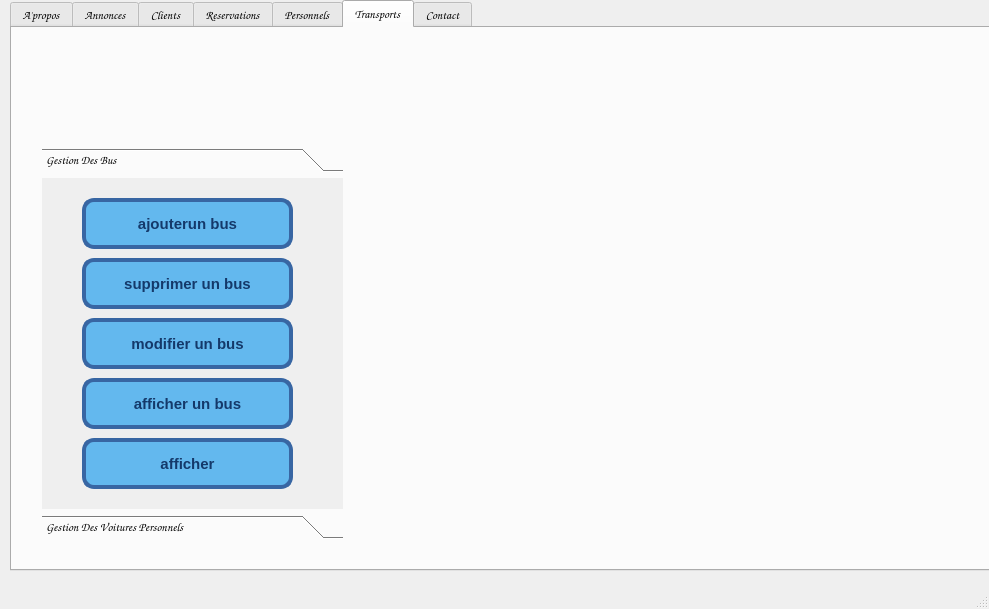
<?xml version="1.0" encoding="UTF-8"?>
<ui version="4.0">
 <class>MainWindow</class>
 <widget class="QMainWindow" name="MainWindow">
  <property name="geometry">
   <rect>
    <x>0</x>
    <y>0</y>
    <width>989</width>
    <height>609</height>
   </rect>
  </property>
  <property name="windowTitle">
   <string>MainWindow</string>
  </property>
  <widget class="QWidget" name="centralwidget">
   <widget class="QLabel" name="label">
    <property name="geometry">
     <rect>
      <x>30</x>
      <y>20</y>
      <width>911</width>
      <height>521</height>
     </rect>
    </property>
    <property name="text">
     <string/>
    </property>
   </widget>
   <widget class="QTabWidget" name="tabWidget">
    <property name="geometry">
     <rect>
      <x>10</x>
      <y>0</y>
      <width>991</width>
      <height>571</height>
     </rect>
    </property>
    <property name="font">
     <font>
      <family>Comic Sans MS</family>
      <pointsize>9</pointsize>
     </font>
    </property>
    <property name="currentIndex">
     <number>5</number>
    </property>
    <widget class="QWidget" name="tabl">
     <attribute name="title">
      <string>A'propos</string>
     </attribute>
    </widget>
    <widget class="QWidget" name="tab_7">
     <attribute name="title">
      <string>Annonces</string>
     </attribute>
    </widget>
    <widget class="QWidget" name="tab_3">
     <attribute name="title">
      <string>Clients</string>
     </attribute>
    </widget>
    <widget class="QWidget" name="tab_4">
     <attribute name="title">
      <string>Reservations</string>
     </attribute>
    </widget>
    <widget class="QWidget" name="tab_5">
     <attribute name="title">
      <string>Personnels</string>
     </attribute>
    </widget>
    <widget class="QWidget" name="tab_2">
     <attribute name="title">
      <string>Transports</string>
     </attribute>
     <widget class="QLabel" name="label_2">
      <property name="geometry">
       <rect>
        <x>0</x>
        <y>0</y>
        <width>991</width>
        <height>561</height>
       </rect>
      </property>
      <property name="text">
       <string/>
      </property>
      <property name="pixmap">
       <pixmap>../voyage-maroc11.jpg</pixmap>
      </property>
     </widget>
     <widget class="QToolBox" name="toolBox">
      <property name="geometry">
       <rect>
        <x>30</x>
        <y>120</y>
        <width>301</width>
        <height>391</height>
       </rect>
      </property>
      <property name="currentIndex">
       <number>0</number>
      </property>
      <widget class="QWidget" name="page">
       <property name="geometry">
        <rect>
         <x>0</x>
         <y>0</y>
         <width>301</width>
         <height>321</height>
        </rect>
       </property>
       <attribute name="label">
        <string>Gestion Des Bus</string>
       </attribute>
       <widget class="QPushButton" name="pushButton">
        <property name="geometry">
         <rect>
          <x>40</x>
          <y>20</y>
          <width>211</width>
          <height>51</height>
         </rect>
        </property>
        <property name="styleSheet">
         <string notr="true">box-shadow:inset -19px 22px 18px -9px #bee2f9;
	background:linear-gradient(to bottom, #63b8ee 5%, #468ccf 100%);
	background-color:#63b8ee;
	border-radius:12px;
	border:4px solid #3866a3;
	display:inline-block;
	cursor:pointer;
	color:#14396a;
	font-family:Arial;
	font-size:15px;
	font-weight:bold;
	padding:10px 25px;
	text-decoration:none;
	text-shadow:0px 1px 0px #7cacde;</string>
        </property>
        <property name="text">
         <string>ajouterun bus</string>
        </property>
       </widget>
       <widget class="QPushButton" name="pushButton_2">
        <property name="geometry">
         <rect>
          <x>40</x>
          <y>80</y>
          <width>211</width>
          <height>51</height>
         </rect>
        </property>
        <property name="styleSheet">
         <string notr="true">box-shadow:inset -19px 22px 18px -9px #bee2f9;
	background:linear-gradient(to bottom, #63b8ee 5%, #468ccf 100%);
	background-color:#63b8ee;
	border-radius:12px;
	border:4px solid #3866a3;
	display:inline-block;
	cursor:pointer;
	color:#14396a;
	font-family:Arial;
	font-size:15px;
	font-weight:bold;
	padding:10px 25px;
	text-decoration:none;
	text-shadow:0px 1px 0px #7cacde;</string>
        </property>
        <property name="text">
         <string>supprimer un bus</string>
        </property>
       </widget>
       <widget class="QPushButton" name="pushButton_3">
        <property name="geometry">
         <rect>
          <x>40</x>
          <y>140</y>
          <width>211</width>
          <height>51</height>
         </rect>
        </property>
        <property name="styleSheet">
         <string notr="true">box-shadow:inset -19px 22px 18px -9px #bee2f9;
	background:linear-gradient(to bottom, #63b8ee 5%, #468ccf 100%);
	background-color:#63b8ee;
	border-radius:12px;
	border:4px solid #3866a3;
	display:inline-block;
	cursor:pointer;
	color:#14396a;
	font-family:Arial;
	font-size:15px;
	font-weight:bold;
	padding:10px 25px;
	text-decoration:none;
	text-shadow:0px 1px 0px #7cacde;</string>
        </property>
        <property name="text">
         <string>modifier un bus</string>
        </property>
       </widget>
       <widget class="QPushButton" name="pushButton_4">
        <property name="geometry">
         <rect>
          <x>40</x>
          <y>200</y>
          <width>211</width>
          <height>51</height>
         </rect>
        </property>
        <property name="styleSheet">
         <string notr="true">box-shadow:inset -19px 22px 18px -9px #bee2f9;
	background:linear-gradient(to bottom, #63b8ee 5%, #468ccf 100%);
	background-color:#63b8ee;
	border-radius:12px;
	border:4px solid #3866a3;
	display:inline-block;
	cursor:pointer;
	color:#14396a;
	font-family:Arial;
	font-size:15px;
	font-weight:bold;
	padding:10px 25px;
	text-decoration:none;
	text-shadow:0px 1px 0px #7cacde;</string>
        </property>
        <property name="text">
         <string>afficher un bus</string>
        </property>
       </widget>
       <widget class="QPushButton" name="pushButton_9">
        <property name="geometry">
         <rect>
          <x>40</x>
          <y>260</y>
          <width>211</width>
          <height>51</height>
         </rect>
        </property>
        <property name="styleSheet">
         <string notr="true">box-shadow:inset -19px 22px 18px -9px #bee2f9;
	background:linear-gradient(to bottom, #63b8ee 5%, #468ccf 100%);
	background-color:#63b8ee;
	border-radius:12px;
	border:4px solid #3866a3;
	display:inline-block;
	cursor:pointer;
	color:#14396a;
	font-family:Arial;
	font-size:15px;
	font-weight:bold;
	padding:10px 25px;
	text-decoration:none;
	text-shadow:0px 1px 0px #7cacde;</string>
        </property>
        <property name="text">
         <string>afficher</string>
        </property>
       </widget>
      </widget>
      <widget class="QWidget" name="page_2">
       <property name="geometry">
        <rect>
         <x>0</x>
         <y>0</y>
         <width>301</width>
         <height>321</height>
        </rect>
       </property>
       <attribute name="label">
        <string>Gestion Des Voitures Personnels</string>
       </attribute>
       <widget class="QPushButton" name="pushButton_5">
        <property name="geometry">
         <rect>
          <x>50</x>
          <y>10</y>
          <width>211</width>
          <height>61</height>
         </rect>
        </property>
        <property name="styleSheet">
         <string notr="true">box-shadow:inset -19px 22px 18px -9px #bee2f9;
	background:linear-gradient(to bottom, #63b8ee 5%, #468ccf 100%);
	background-color:#63b8ee;
	border-radius:12px;
	border:4px solid #3866a3;
	display:inline-block;
	cursor:pointer;
	color:#14396a;
	font-family:Arial;
	font-size:15px;
	font-weight:bold;
	padding:10px 25px;
	text-decoration:none;
	text-shadow:0px 1px 0px #7cacde;</string>
        </property>
        <property name="text">
         <string>ajouterun VP</string>
        </property>
       </widget>
       <widget class="QPushButton" name="pushButton_6">
        <property name="geometry">
         <rect>
          <x>50</x>
          <y>90</y>
          <width>211</width>
          <height>61</height>
         </rect>
        </property>
        <property name="styleSheet">
         <string notr="true">box-shadow:inset -19px 22px 18px -9px #bee2f9;
	background:linear-gradient(to bottom, #63b8ee 5%, #468ccf 100%);
	background-color:#63b8ee;
	border-radius:12px;
	border:4px solid #3866a3;
	display:inline-block;
	cursor:pointer;
	color:#14396a;
	font-family:Arial;
	font-size:15px;
	font-weight:bold;
	padding:10px 25px;
	text-decoration:none;
	text-shadow:0px 1px 0px #7cacde;</string>
        </property>
        <property name="text">
         <string>supprimer une VP</string>
        </property>
       </widget>
       <widget class="QPushButton" name="pushButton_7">
        <property name="geometry">
         <rect>
          <x>50</x>
          <y>250</y>
          <width>211</width>
          <height>61</height>
         </rect>
        </property>
        <property name="styleSheet">
         <string notr="true">box-shadow:inset -19px 22px 18px -9px #bee2f9;
	background:linear-gradient(to bottom, #63b8ee 5%, #468ccf 100%);
	background-color:#63b8ee;
	border-radius:12px;
	border:4px solid #3866a3;
	display:inline-block;
	cursor:pointer;
	color:#14396a;
	font-family:Arial;
	font-size:15px;
	font-weight:bold;
	padding:10px 25px;
	text-decoration:none;
	text-shadow:0px 1px 0px #7cacde;</string>
        </property>
        <property name="text">
         <string>afficher un VP</string>
        </property>
       </widget>
       <widget class="QPushButton" name="pushButton_8">
        <property name="geometry">
         <rect>
          <x>50</x>
          <y>170</y>
          <width>211</width>
          <height>61</height>
         </rect>
        </property>
        <property name="styleSheet">
         <string notr="true">box-shadow:inset -19px 22px 18px -9px #bee2f9;
	background:linear-gradient(to bottom, #63b8ee 5%, #468ccf 100%);
	background-color:#63b8ee;
	border-radius:12px;
	border:4px solid #3866a3;
	display:inline-block;
	cursor:pointer;
	color:#14396a;
	font-family:Arial;
	font-size:15px;
	font-weight:bold;
	padding:10px 25px;
	text-decoration:none;
	text-shadow:0px 1px 0px #7cacde;</string>
        </property>
        <property name="text">
         <string>modifier un VP</string>
        </property>
       </widget>
      </widget>
     </widget>
    </widget>
    <widget class="QWidget" name="tab_6">
     <attribute name="title">
      <string>Contact</string>
     </attribute>
    </widget>
   </widget>
  </widget>
  <widget class="QMenuBar" name="menubar">
   <property name="geometry">
    <rect>
     <x>0</x>
     <y>0</y>
     <width>989</width>
     <height>26</height>
    </rect>
   </property>
  </widget>
  <widget class="QStatusBar" name="statusbar"/>
 </widget>
 <resources/>
 <connections/>
</ui>
